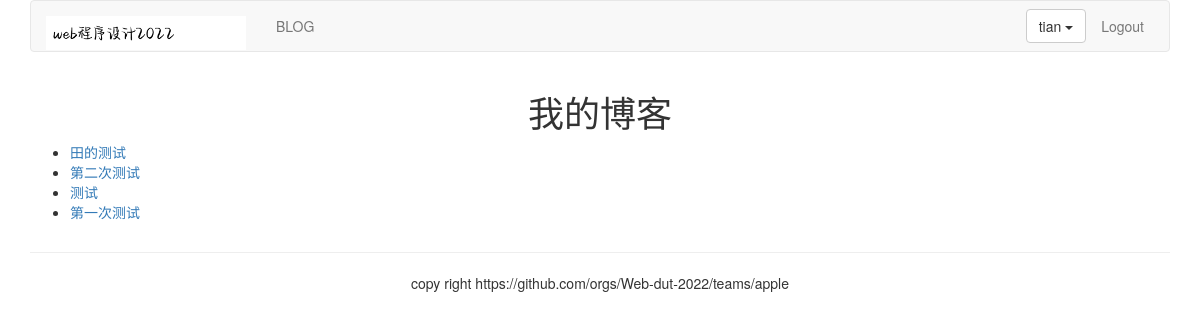
Screenshot of /blog/ (signed in) with the database file from the repository.
### blog/models.py (models this page shows, shortened)
class BlogArticles(models.Model):
    title = models.CharField(max_length=300)
    author = models.ForeignKey(User, related_name="blog_posts",on_delete = models.DO_NOTHING)
    body = models.TextField()
    publish = models.DateTimeField(default=timezone.now)
    class Meta:
        ordering = ("-publish",)

### blog/views.py (the view)
# urls.py: path("", views.blog_title, name='blog_title'),
def blog_title(request):
    blogs = BlogArticles.objects.all()
    return render(request,"blog/titles.html",{"blogs":blogs})

### templates/blog/titles.html (shortened to what this page needs)
{% extends "base.html" %}
{% block content %}
<div class="row text-center vertical-middle-sm">
    <h1>我的博客</h1>
</div>
<div class="row">
    <div class="col-xs-12 col-md-8">
    <ul>
    {% for blog in blogs %}
        <li><a href="{{blog.id}}">{{ blog.title }}</a></li>
    {% endfor %}
    </ul>
    </div>
</div>
{% endblock %}

### templates/header.html (shortened to what this page needs)
{% load static %}
<div class="container">
    <nav class="navbar navbar-default" role="navigation">
        <div class="navbar-header">
            <a class="navbar-brand" href="https://github.com/Web-dut-2022">
                <img src="{% static '/images/logo.png' %}" width="200px">
            </a>
        </div>
        <div>
            <ul class="nav navbar-nav" role="navigation">
                <li><a href="{% url 'blog:blog_title' %}">BLOG</a></li>
            </ul>
            <ul class="nav navbar-nav navbar-right" style="margin-right: 10px">
                {% if user.is_authenticated %}
                <li>
                    <div class="dropdown" style="margin-top:8px">
                        <button class='btn btn-default dropdown-toggle' type='button' id='dropdownMenu' data-toggle='dropdown'>{{ user.username }}
                            <span class='caret'></span>
                        </button>
                    </div>
                </li>
                <li><a href="{% url 'account:user_logout' %}">Logout</a></li>
                {% else %}
               <li><a href="{% url 'account:user_login' %}">LOGIN</a></li>
               {% endif %}
            </ul>
        </div>
    </nav>
</div>

### rows the page displays
BlogArticles: title "田的测试"
BlogArticles: title "第二次测试"
BlogArticles: title "测试"
BlogArticles: title "第一次测试"

### other values shown
{{ user.username }} "tian"
